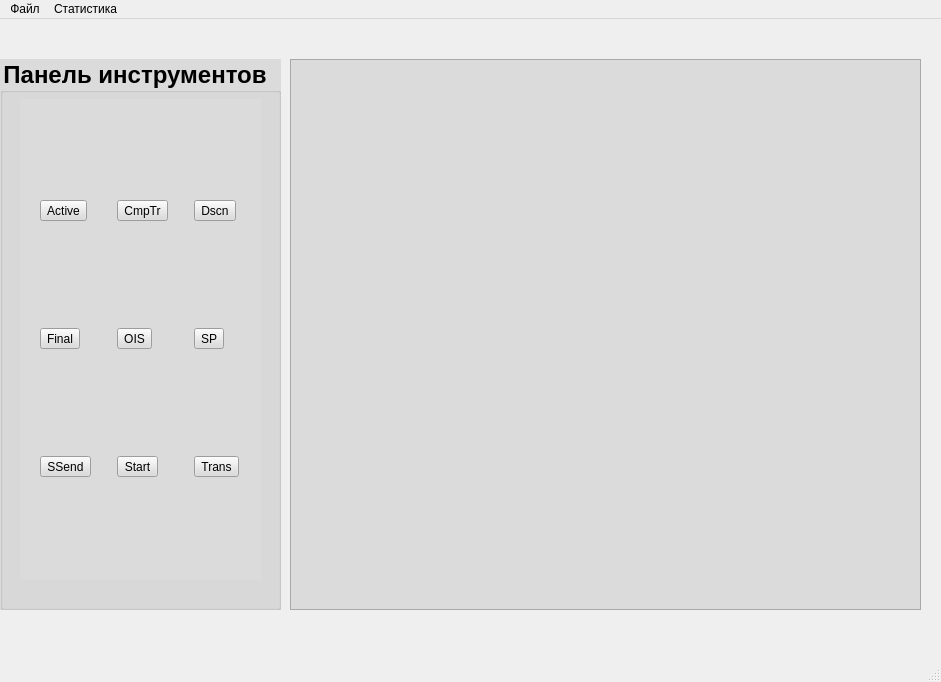
<?xml version="1.0" encoding="UTF-8"?>
<ui version="4.0">
 <class>MainWindow</class>
 <widget class="QMainWindow" name="MainWindow">
  <property name="geometry">
   <rect>
    <x>0</x>
    <y>0</y>
    <width>941</width>
    <height>682</height>
   </rect>
  </property>
  <property name="windowTitle">
   <string>MainWindow</string>
  </property>
  <widget class="QWidget" name="centralwidget">
   <widget class="QWidget" name="horizontalLayoutWidget">
    <property name="geometry">
     <rect>
      <x>0</x>
      <y>40</y>
      <width>281</width>
      <height>551</height>
     </rect>
    </property>
    <layout class="QHBoxLayout" name="horizontalLayout">
     <item>
      <widget class="QGroupBox" name="ToolBarBox">
       <property name="font">
        <font>
         <family>Helvetica</family>
         <pointsize>18</pointsize>
         <weight>75</weight>
         <bold>true</bold>
        </font>
       </property>
       <property name="styleSheet">
        <string notr="true">background-color: rgb(219, 219, 219);</string>
       </property>
       <property name="title">
        <string>Панель инструментов</string>
       </property>
       <widget class="QWidget" name="gridLayoutWidget">
        <property name="geometry">
         <rect>
          <x>20</x>
          <y>40</y>
          <width>241</width>
          <height>481</height>
         </rect>
        </property>
        <layout class="QGridLayout" name="gridLayout">
         <item row="0" column="2">
          <widget class="QToolButton" name="DecisionButton">
           <property name="text">
            <string>Dscn</string>
           </property>
          </widget>
         </item>
         <item row="1" column="0">
          <widget class="QToolButton" name="FinalStateButton">
           <property name="text">
            <string>Final</string>
           </property>
          </widget>
         </item>
         <item row="0" column="0">
          <widget class="QToolButton" name="ActiveStateButton">
           <property name="text">
            <string>Active</string>
           </property>
          </widget>
         </item>
         <item row="1" column="1">
          <widget class="QToolButton" name="ObjectInStateButton">
           <property name="text">
            <string>OIS</string>
           </property>
          </widget>
         </item>
         <item row="0" column="1">
          <widget class="QToolButton" name="ComplexTransitionButton">
           <property name="text">
            <string>CmpTr</string>
           </property>
          </widget>
         </item>
         <item row="1" column="2">
          <widget class="QToolButton" name="SignalReceiptButton">
           <property name="text">
            <string>SP</string>
           </property>
          </widget>
         </item>
         <item row="2" column="0">
          <widget class="QToolButton" name="SignalSendingButton">
           <property name="text">
            <string>SSend</string>
           </property>
          </widget>
         </item>
         <item row="2" column="1">
          <widget class="QToolButton" name="StartStateButton">
           <property name="text">
            <string>Start</string>
           </property>
          </widget>
         </item>
         <item row="2" column="2">
          <widget class="QToolButton" name="TransitinButton">
           <property name="text">
            <string>Trans</string>
           </property>
          </widget>
         </item>
        </layout>
       </widget>
      </widget>
     </item>
    </layout>
   </widget>
   <widget class="QWidget" name="horizontalLayoutWidget_2">
    <property name="geometry">
     <rect>
      <x>290</x>
      <y>40</y>
      <width>631</width>
      <height>551</height>
     </rect>
    </property>
    <layout class="QHBoxLayout" name="horizontalLayout_2">
     <item>
      <widget class="QPlainTextEdit" name="plainTextEdit">
       <property name="styleSheet">
        <string notr="true">background-color: rgb(219, 219, 219);</string>
       </property>
      </widget>
     </item>
    </layout>
   </widget>
  </widget>
  <widget class="QMenuBar" name="menubar">
   <property name="geometry">
    <rect>
     <x>0</x>
     <y>0</y>
     <width>941</width>
     <height>24</height>
    </rect>
   </property>
   <widget class="QMenu" name="menu">
    <property name="title">
     <string>Файл</string>
    </property>
   </widget>
   <widget class="QMenu" name="menu_2">
    <property name="title">
     <string>Статистика</string>
    </property>
   </widget>
   <addaction name="menu"/>
   <addaction name="menu_2"/>
  </widget>
  <widget class="QStatusBar" name="statusbar"/>
 </widget>
 <resources/>
 <connections/>
</ui>
